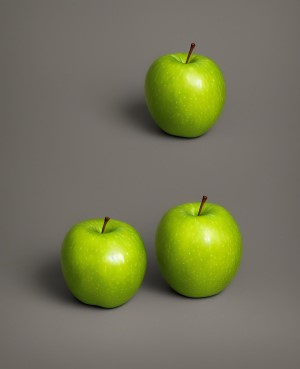
#> input picture image.jpg, 300 x 369 px
$ python denoising_median.py
#> lines starting #> are read from the running program, lines starting #| are printed output that depends on the picture; after the words box and inside, x2 and y2 are one past the last pixel; in counts of white or black regions, pixels touching at a corner belong together
# denoising_median.py
import cv2
import matplotlib.pyplot as plt

# 画像の読み込み
img = cv2.imread("image.jpg")
#> img is the input picture: shape (369, 300, 3); mean B, G, R 88.1, 116.9, 116.3

# グレースケール変換
img_gray = cv2.cvtColor(img, cv2.COLOR_BGR2GRAY)
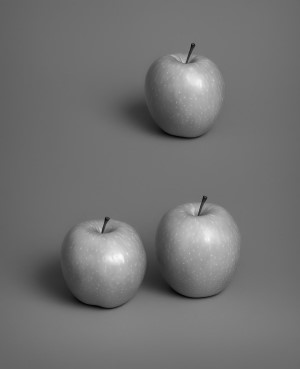
#> img_gray: shape (369, 300); min 4, max 249, mean 113.5

# 局所的にしきい値を決定し二値化
img_binary = cv2.adaptiveThreshold(
    img_gray, 255, cv2.ADAPTIVE_THRESH_MEAN_C, cv2.THRESH_BINARY, 5, 2
)
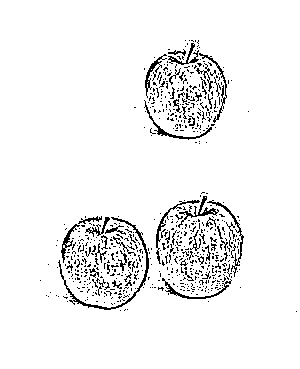
#> img_binary: shape (369, 300); 94.4% white; black in thin lines or dots, all inside (x1, y1, x2, y2) = (40, 40, 297, 312)

# カーネルサイズ
kernel = 3

# メディアンフィルタを適応
img_median = cv2.medianBlur(img_binary, kernel)
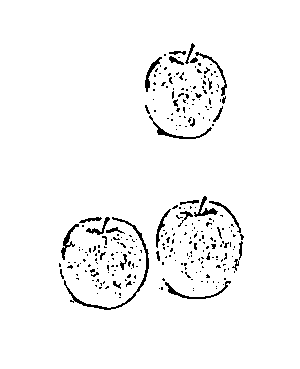
#> img_median: shape (369, 300); 96.5% white; black in thin lines or dots, all inside (x1, y1, x2, y2) = (59, 43, 244, 310)

# 二値化画像と平均化画像を表示

plt.figure(figsize=(12, 4))
plt.subplot(1, 2, 1)
plt.imshow(cv2.cvtColor(img_binary, cv2.COLOR_BGR2RGB))
plt.title("Binary")
plt.subplot(1, 2, 2)
plt.imshow(cv2.cvtColor(img_median, cv2.COLOR_BGR2RGB))
plt.title(f"メディアンフィルタ\nカーネルサイズ: {kernel}")
plt.show()
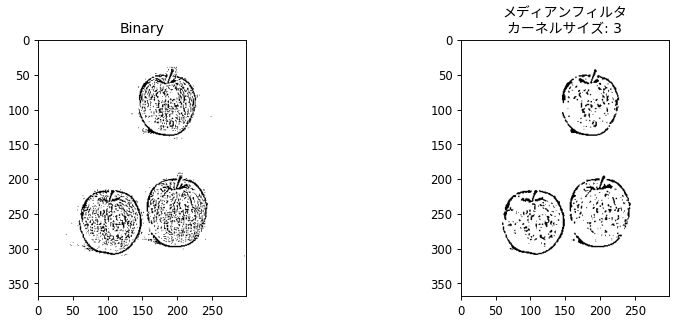
#> figure drawn by matplotlib, 2 panels
